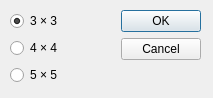
<?xml version="1.0" encoding="UTF-8"?>
<ui version="4.0">
 <class>DialogDimensions</class>
 <widget class="QDialog" name="DialogDimensions">
  <property name="geometry">
   <rect>
    <x>0</x>
    <y>0</y>
    <width>213</width>
    <height>98</height>
   </rect>
  </property>
  <property name="windowTitle">
   <string>Dialog</string>
  </property>
  <widget class="QWidget" name="layoutWidget">
   <property name="geometry">
    <rect>
     <x>10</x>
     <y>10</y>
     <width>191</width>
     <height>76</height>
    </rect>
   </property>
   <layout class="QHBoxLayout" name="horizontalLayout">
    <item>
     <layout class="QVBoxLayout" name="verticalLayout">
      <item>
       <widget class="QRadioButton" name="rbDim3">
        <property name="text">
         <string>3 × 3</string>
        </property>
        <property name="checked">
         <bool>true</bool>
        </property>
       </widget>
      </item>
      <item>
       <widget class="QRadioButton" name="rbDim4">
        <property name="text">
         <string>4 × 4</string>
        </property>
        <property name="checked">
         <bool>false</bool>
        </property>
       </widget>
      </item>
      <item>
       <widget class="QRadioButton" name="rbDim5">
        <property name="text">
         <string>5 × 5</string>
        </property>
       </widget>
      </item>
     </layout>
    </item>
    <item>
     <widget class="QDialogButtonBox" name="buttonBox">
      <property name="orientation">
       <enum>Qt::Vertical</enum>
      </property>
      <property name="standardButtons">
       <set>QDialogButtonBox::Cancel|QDialogButtonBox::Ok</set>
      </property>
     </widget>
    </item>
   </layout>
  </widget>
 </widget>
 <resources/>
 <connections>
  <connection>
   <sender>buttonBox</sender>
   <signal>accepted()</signal>
   <receiver>DialogDimensions</receiver>
   <slot>accept()</slot>
   <hints>
    <hint type="sourcelabel">
     <x>248</x>
     <y>254</y>
    </hint>
    <hint type="destinationlabel">
     <x>157</x>
     <y>274</y>
    </hint>
   </hints>
  </connection>
  <connection>
   <sender>buttonBox</sender>
   <signal>rejected()</signal>
   <receiver>DialogDimensions</receiver>
   <slot>reject()</slot>
   <hints>
    <hint type="sourcelabel">
     <x>316</x>
     <y>260</y>
    </hint>
    <hint type="destinationlabel">
     <x>286</x>
     <y>274</y>
    </hint>
   </hints>
  </connection>
 </connections>
</ui>
